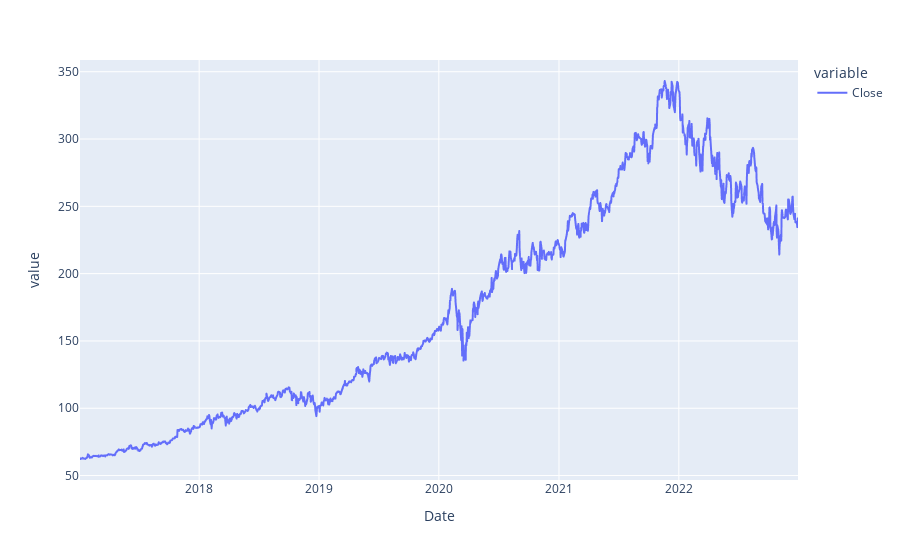

The cell this chart's notebook holds for it:
### Markdown cell above
Plot data subset 'close'. APPL vs MSFT.

### Code cell
close.plot()

### Figure 1 — Plotly figure (JSON) as saved in the notebook; plotly's stock layout.template omitted (floating-point values rounded to 4 significant figures; data arrays with more than 128 entries replaced by an {"elided": "..."} marker saying what was removed)
{"data": [{"hovertemplate": "variable=Close<br>Date=%{x}<br>value=%{y}<extra></extra>", "legendgroup": "Close", "line": {"color": "#636efa", "dash": "solid"}, "marker": {"symbol": "circle"}, "mode": "lines", "name": "Close", "showlegend": true, "type": "scattergl", "x": {"elided": "1510 str values"}, "xaxis": "x", "y": {"elided": "1510 float values"}, "yaxis": "y"}], "layout": {"legend": {"title": {"text": "variable"}, "tracegroupgap": 0}, "margin": {"t": 60}, "xaxis": {"anchor": "y", "domain": [0, 1], "title": {"text": "Date"}}, "yaxis": {"anchor": "x", "domain": [0, 1], "title": {"text": "value"}}}}
